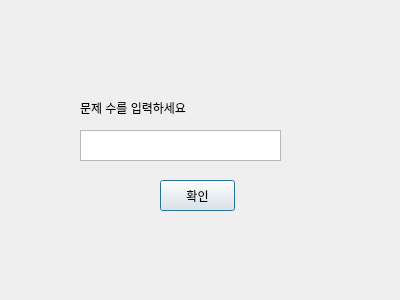
<?xml version="1.0" encoding="UTF-8"?>
<ui version="4.0">
 <class>Dialog</class>
 <widget class="QDialog" name="Dialog">
  <property name="geometry">
   <rect>
    <x>0</x>
    <y>0</y>
    <width>400</width>
    <height>300</height>
   </rect>
  </property>
  <property name="windowTitle">
   <string>문제 수 입력</string>
  </property>
  <widget class="QLabel" name="label">
   <property name="geometry">
    <rect>
     <x>80</x>
     <y>100</y>
     <width>181</width>
     <height>16</height>
    </rect>
   </property>
   <property name="text">
    <string>문제 수를 입력하세요</string>
   </property>
  </widget>
  <widget class="QTextEdit" name="textEdit">
   <property name="geometry">
    <rect>
     <x>80</x>
     <y>130</y>
     <width>201</width>
     <height>31</height>
    </rect>
   </property>
  </widget>
  <widget class="QPushButton" name="pushButton">
   <property name="geometry">
    <rect>
     <x>160</x>
     <y>180</y>
     <width>75</width>
     <height>31</height>
    </rect>
   </property>
   <property name="text">
    <string>확인</string>
   </property>
  </widget>
 </widget>
 <resources/>
 <connections/>
</ui>
